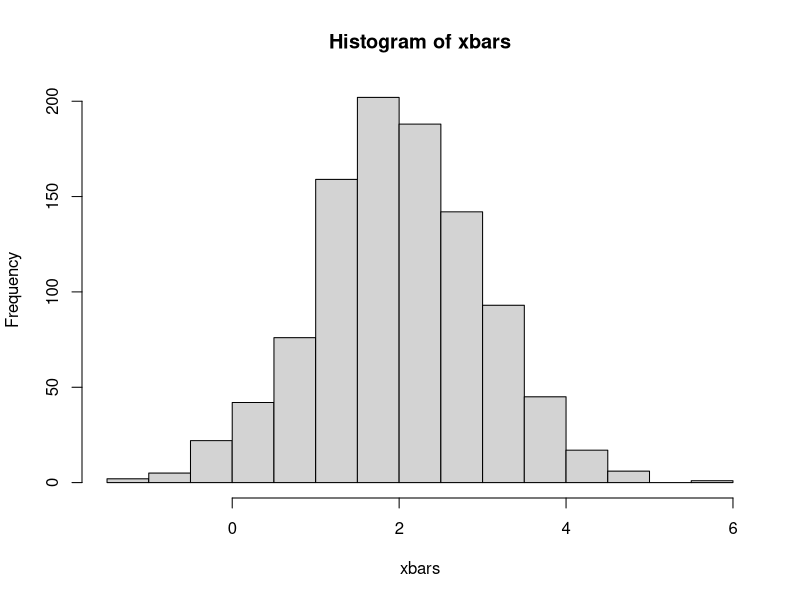
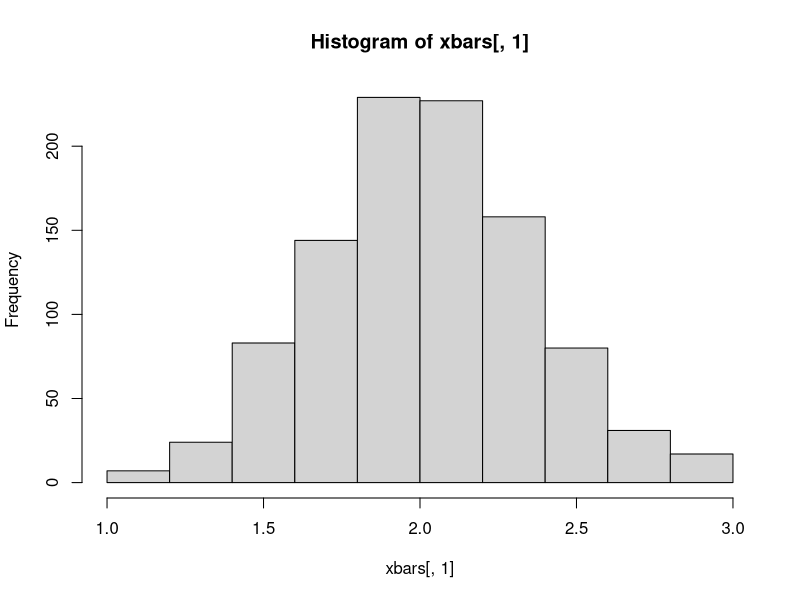
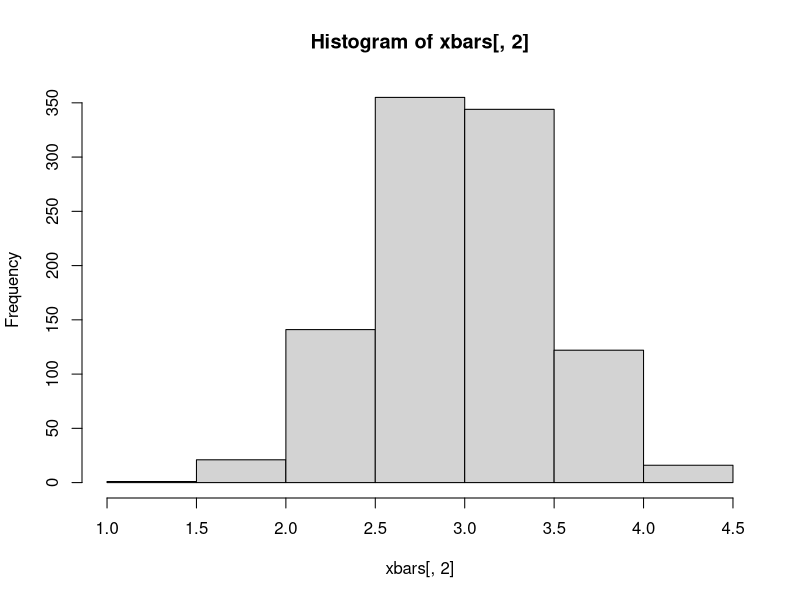
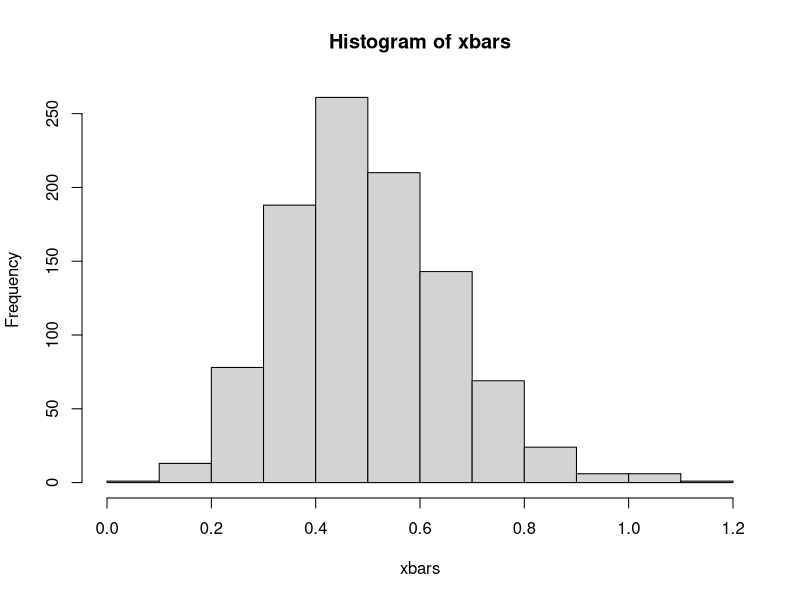
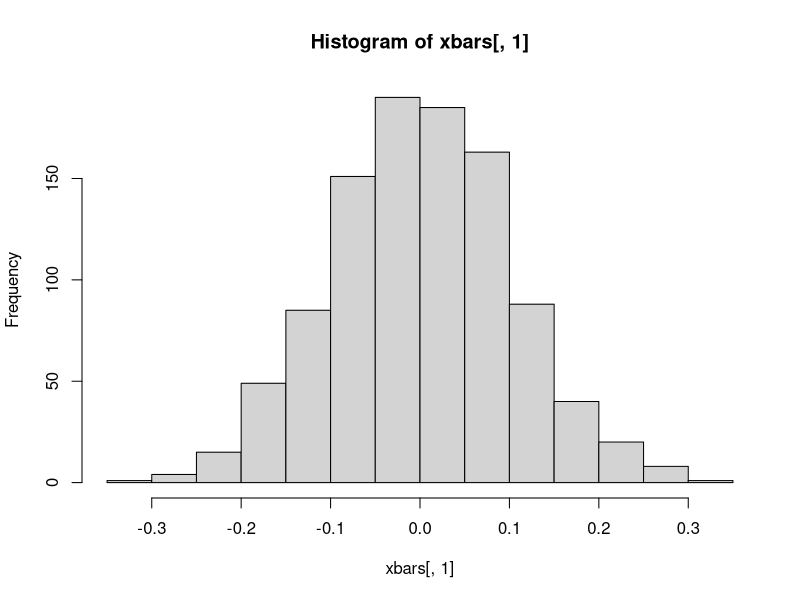
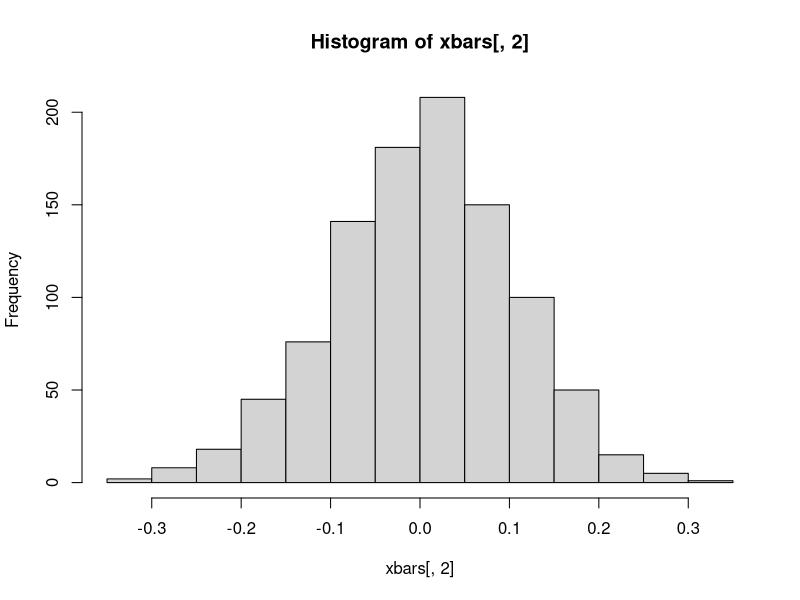

Source code (R) for these figures, in order:
## ---- chunk 1
knitr::opts_knit$set(root.dir = 'C:/Users/neide/Documents/GitHub/ma189/Data')
## ---- chunk 2
n <- 9
mu <- 2
sigma <- 3
xbars <- NULL
for(i in 1:1000) {
x <- rnorm(n, mean = mu, sd = sigma)
xbar <- mean(x) 
xbars <- c(xbars,xbar) }
mean(xbars)
sd(xbars)
hist(xbars)
## ---- chunk 3
library(MASS)
n <- 9
mu <- c(2,3)
Sigma <- matrix(c(1,0.5,0.5,2),2,2)
xbars <- NULL
for(i in 1:1000) {
X <- mvrnorm(n = n, mu, Sigma)
xbar <- colMeans(X) 
xbars <- rbind(xbars,xbar) }
colMeans(xbars)
var(xbars)
hist(xbars[,1])
hist(xbars[,2])
## ---- chunk 4
# try different choices of n: 1, 9, 25, 100
n <- 9
lambda <- 2
xbars <- NULL
for(i in 1:1000) {
x <- rexp(n, rate = lambda)
xbar <- mean(x) 
xbars <- c(xbars,xbar) }
mean(xbars)
sd(xbars)
hist(xbars)
## ---- chunk 5
runif_circle <- function(radius)
{
  bad <- TRUE
  while(bad)
  {
    x <- runif(1,min=-radius,max=radius)
    y <- runif(1,min=-radius,max=radius)
    z <- sqrt(x^2 + y^2)
    if(z <= radius) { bad <- FALSE }
  }
  return(c(x,y))
}
runifs_circle <- function(n,radius)
{
  z <- NULL
  for(i in 1:n)
  {
    z <- rbind(z,runif_circle(radius))
  }
  return(z)
}
# try different choices of n: 1, 9, 25, 100
n <- 25
xbars <- NULL
for(i in 1:1000) {
X <- runifs_circle(n,1)   
xbar <- colMeans(X) 
xbars <- rbind(xbars,xbar) }
colMeans(xbars)
var(xbars)
hist(xbars[,1])
hist(xbars[,2])
